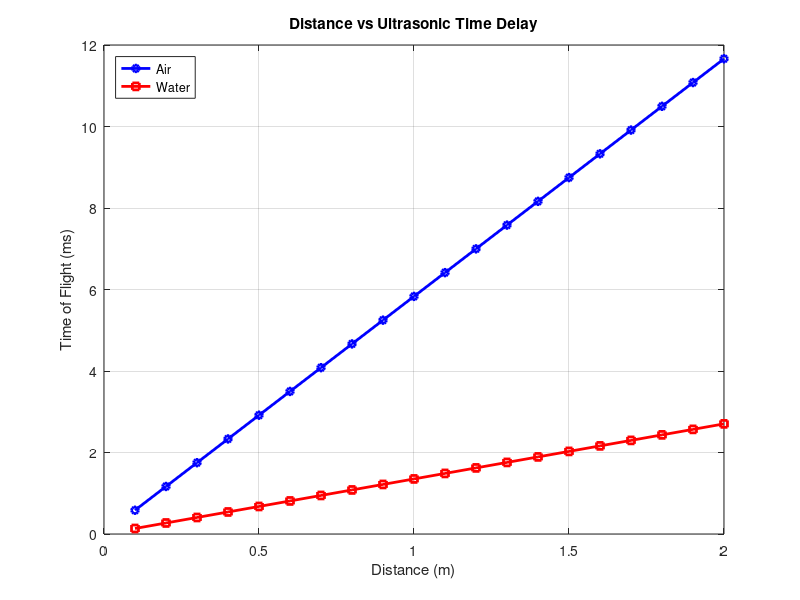
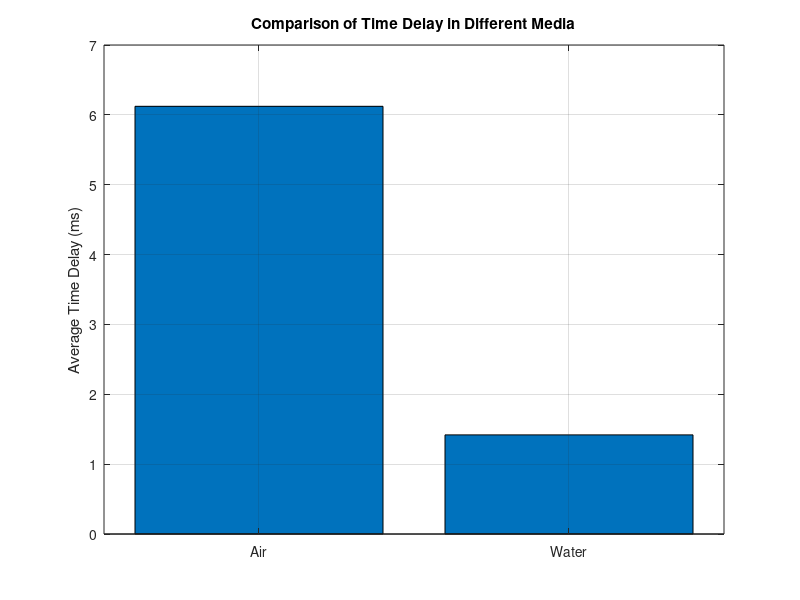

Recreate these plots in MATLAB, in order.

clc;
clear;
close all;

%% ULTRASONIC SENSOR SIMULATION
% Time-of-flight distance measurement

% Define distances in metres
distance = 0.1:0.1:2.0;

% Speed of sound in different media (m/s)
speed_air = 343;
speed_water = 1480;

% Calculate round-trip time of flight
time_air = (2 .* distance ./ speed_air) .* 1000;
time_water = (2 .* distance ./ speed_water) .* 1000;

%% Display results
fprintf('ULTRASONIC SENSOR SIMULATION\n\n');
fprintf('Distance(m)   Air Delay(ms)   Water Delay(ms)\n');

for i = 1:length(distance)
    fprintf('%.2f           %.4f          %.4f\n', ...
        distance(i), time_air(i), time_water(i));
end

%% Graph 1: Distance vs Time Delay
figure;

plot(distance, time_air, 'b-o', ...
    'LineWidth', 2, 'MarkerSize', 5);

hold on;

plot(distance, time_water, 'r-s', ...
    'LineWidth', 2, 'MarkerSize', 5);

xlabel('Distance (m)');
ylabel('Time of Flight (ms)');
title('Distance vs Ultrasonic Time Delay');

legend('Air', 'Water', 'Location', 'northwest');
grid on;

%% Graph 2: Effect of Medium
figure;

bar([mean(time_air), mean(time_water)]);

set(gca, 'XTickLabel', {'Air', 'Water'});

ylabel('Average Time Delay (ms)');
title('Comparison of Time Delay in Different Media');

grid on;

%% Display simulation summary
fprintf('\nSimulation completed successfully.\n');
fprintf('Sound velocity in air: %d m/s\n', speed_air);
fprintf('Sound velocity in water: %d m/s\n', speed_water);
